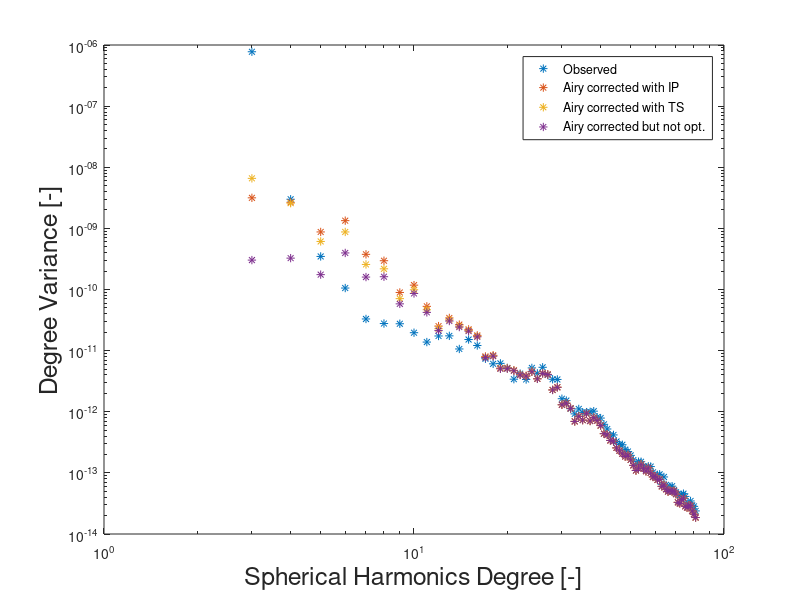
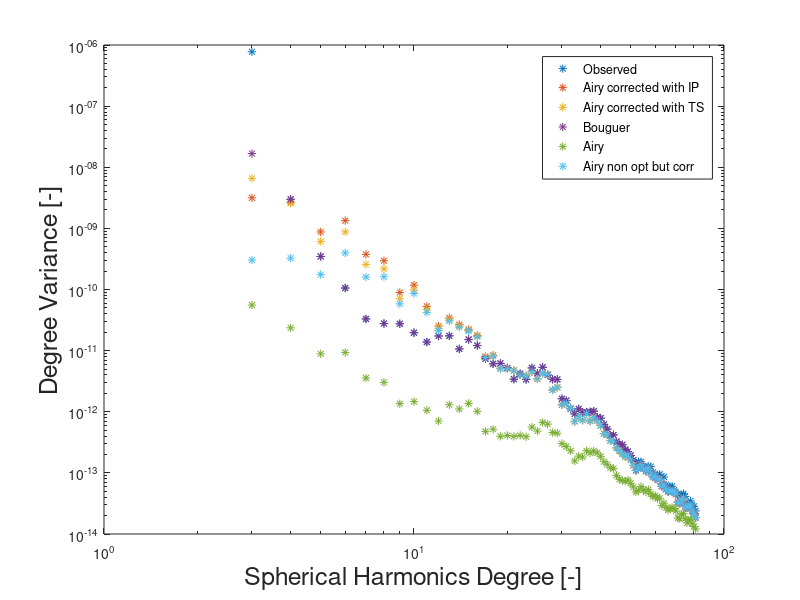

MATLAB code to generate these figures, in order:
load dV_thinshell
load dV_infiniteplate
load dv_obs
load dV_airynocorr
load dV_airycornotopt
load dV_bouguer
aa=18;
figure
nV=(1:81);
loglog(nV(3:81), dV_obs(3:81), "*"); hold on;
loglog(nV(3:81), dV_airyrealip(3:81), "*"); hold on;
loglog(nV(3:81), dV_airythinshell(3:81), "*"); hold on;
loglog(nV(3:81), dV_airycornotopt(3:81), "*"); hold on;
ylabel('Degree Variance [-]', 'Fontsize',aa)
xlabel('Spherical Harmonics Degree [-]','Fontsize',aa)
legend('Observed','Airy corrected with IP', 'Airy corrected with TS','Airy corrected but not opt.')

%%%%%%%%%%
aa=18;
figure
nV=(1:81);
loglog(nV(3:81), dV_obs(3:81), "*"); hold on;
loglog(nV(3:81), dV_airyrealip(3:81), "*"); hold on;
loglog(nV(3:81), dV_airythinshell(3:81), "*"); hold on;
loglog(nV(3:81), dV_bouguer(3:81), "*"); hold on;
loglog(nV(3:81), dV_airynocorr(3:81), "*"); hold on;
loglog(nV(3:81), dV_airycornotopt(3:81), "*"); hold on;

ylabel('Degree Variance [-]', 'Fontsize',aa)
xlabel('Spherical Harmonics Degree [-]','Fontsize',aa)
legend('Observed','Airy corrected with IP', 'Airy corrected with TS','Bouguer','Airy','Airy non opt but corr' )